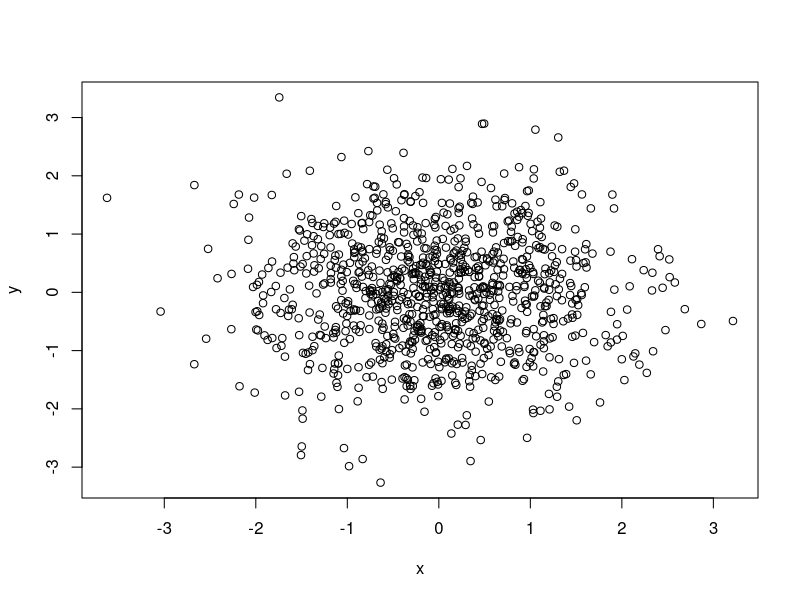
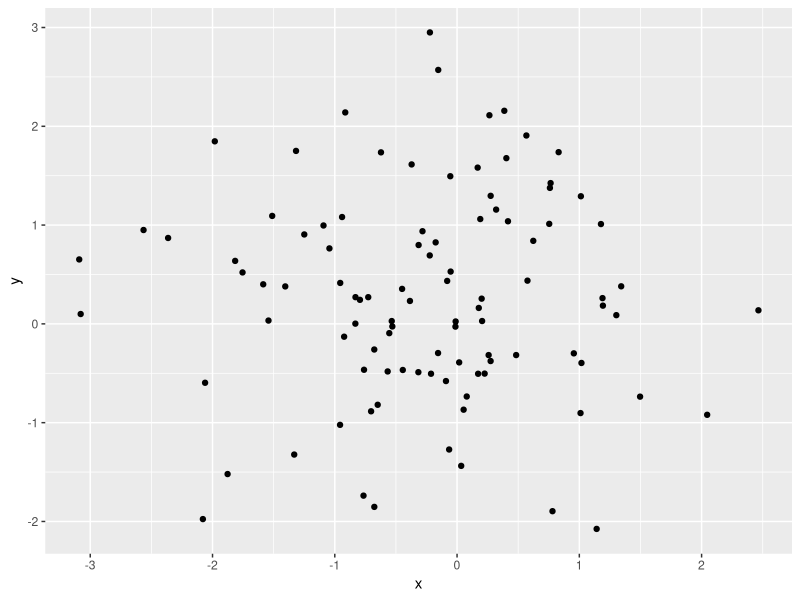
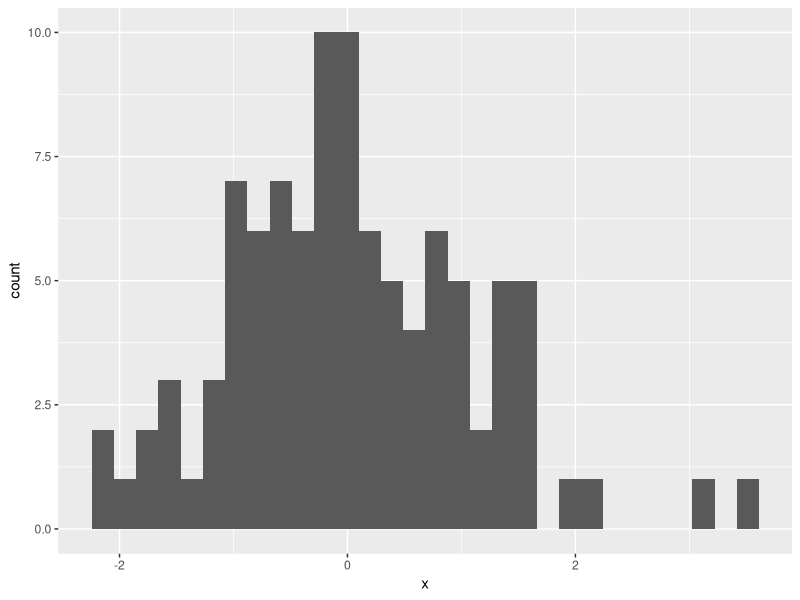

R code for these plots, in order:
# Ejemplo de script en R
library(ggplot2)

x = rnorm(1000)
y = rnorm(1000)
plot(x, y)

library(ggplot2)

# Create a data frame with two variables
df <- data.frame(x = rnorm(100), y = rnorm(100))

# Create a scatter plot using ggplot2
ggplot(df, aes(x = x, y = y)) +
  geom_point()


  library(ggplot2)

# Create a data frame with one variable
df <- data.frame(x = rnorm(100))

# Create a histogram using ggplot2
ggplot(df, aes(x = x)) +
  geom_histogram()